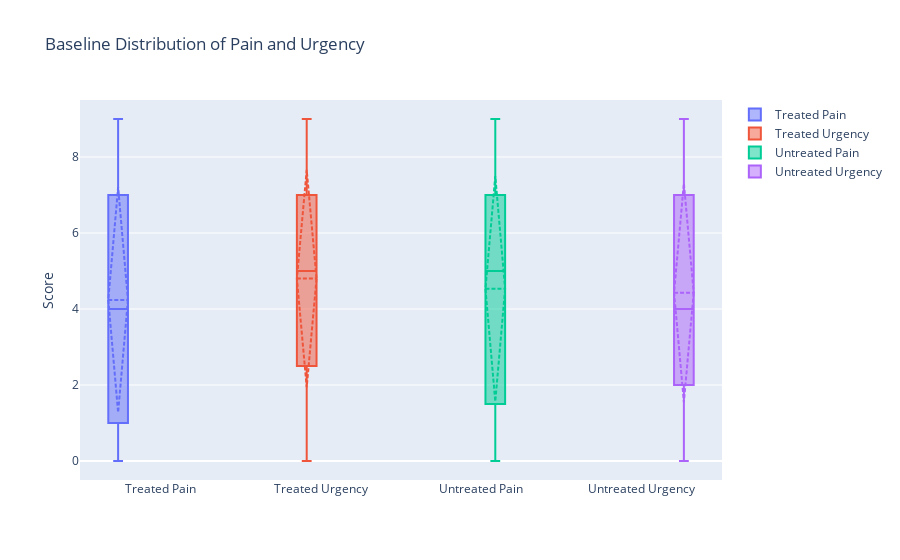
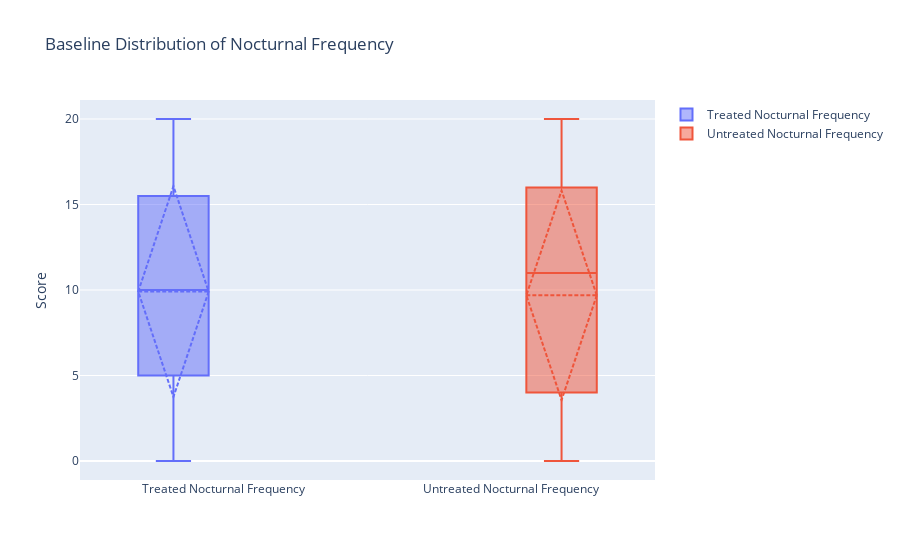

The cell these charts' notebook holds for them, in order:
### Markdown cell above
## Graphical Comparisons

$S = 100$ matched pairs. There are three variables, pain score, urgency score, and nocturnal frequency. A patient is pair to their matched not-yet-treated data.

### Code cell
import plotly.graph_objects as go
from IPython.display import display, Image

# Data is not imported from any database, but is generated with random values
# with a specific seed. This is to ensure that the data is consistent across
# all runs of the script.
from defs import patients_baseline

fig_scores = go.Figure()

for group, data in patients_baseline.groupby("group"):
    fig_scores.add_trace(
        go.Box(
            y=data["pain"],
            name=f"{group.capitalize()} Pain",
            boxmean="sd",
        )
    )

    fig_scores.add_trace(
        go.Box(
            y=data["urgency"],
            name=f"{group.capitalize()} Urgency",
            boxmean="sd",
        )
    )

fig_scores.update_layout(
    title="Baseline Distribution of Pain and Urgency",
    yaxis_title="Score",
    boxmode="group",
)

fig_scores.show()

fig_nocturnal = go.Figure()

for group, data in patients_baseline.groupby("group"):
    fig_nocturnal.add_trace(
        go.Box(
            y=data["nocturnal frequency"],
            name=f"{group.capitalize()} Nocturnal Frequency",
            boxmean="sd",
        )
    )

fig_nocturnal.update_layout(
    title="Baseline Distribution of Nocturnal Frequency",
    yaxis_title="Score",
    boxmode="group",
)

fig_nocturnal.show()

### Figure 1 — Plotly figure (JSON) as saved in the notebook; plotly's stock layout.template omitted (floating-point values rounded to 4 significant figures)
{"data": [{"boxmean": "sd", "name": "Treated Pain", "type": "box", "y": [2, 1, 3, 3, 0, 4, 1, 7, 7, 6, 2, 1, 6, 6, 1, 3, 0, 0, 3, 5, 9, 3, 7, 3, 9, 1, 5, 2, 9, 8, 0, 1, 5, 8, 7, 8, 9, 8, 4, 7, 2, 2, 9, 2, 6, 3, 2, 0, 4, 3, 4, 3, 1, 5, 9, 4, 2, 7, 1, 9, 6, 4, 8, 0, 9, 7, 0, 1, 1, 4, 6, 6, 1, 0, 0, 2, 1, 5, 7, 8, 1, 8, 7, 5, 6, 6, 1, 5, 0, 0, 3, 7, 9, 6, 1, 3, 5, 9, 9, 5]}, {"boxmean": "sd", "name": "Treated Urgency", "type": "box", "y": [7, 3, 5, 9, 2, 5, 6, 5, 7, 1, 0, 7, 4, 5, 4, 6, 0, 4, 2, 1, 9, 9, 5, 0, 1, 5, 0, 6, 8, 5, 1, 9, 8, 0, 5, 6, 4, 2, 9, 6, 3, 9, 3, 8, 4, 4, 9, 9, 8, 5, 4, 4, 6, 3, 8, 4, 1, 1, 5, 6, 2, 2, 9, 9, 6, 7, 9, 3, 5, 3, 7, 2, 9, 8, 3, 7, 1, 9, 3, 1, 1, 5, 2, 5, 8, 0, 6, 3, 2, 8, 1, 5, 6, 3, 0, 9, 3, 5, 9, 9]}, {"boxmean": "sd", "name": "Untreated Pain", "type": "box", "y": [4, 9, 2, 9, 6, 4, 9, 0, 9, 1, 1, 9, 5, 3, 5, 1, 4, 7, 4, 1, 3, 8, 0, 0, 6, 4, 9, 6, 5, 4, 0, 6, 9, 9, 4, 7, 9, 3, 5, 0, 2, 8, 2, 9, 1, 8, 3, 1, 8, 0, 5, 1, 2, 4, 7, 5, 0, 9, 1, 2, 5, 6, 1, 8, 9, 6, 7, 8, 3, 1, 5, 1, 5, 1, 6, 0, 8, 5, 6, 4, 8, 5, 8, 3, 2, 3, 0, 7, 1, 8, 7, 6, 8, 1, 4, 1, 7, 5, 5, 1]}, {"boxmean": "sd", "name": "Untreated Urgency", "type": "box", "y": [7, 3, 5, 0, 3, 8, 0, 1, 1, 6, 8, 5, 2, 8, 2, 9, 2, 3, 4, 7, 9, 4, 7, 0, 9, 4, 4, 4, 6, 3, 4, 2, 2, 0, 8, 9, 2, 2, 3, 4, 6, 2, 8, 3, 1, 6, 1, 5, 3, 3, 4, 9, 4, 1, 5, 6, 4, 0, 1, 5, 8, 0, 1, 4, 6, 8, 9, 3, 1, 7, 6, 0, 3, 2, 8, 9, 7, 7, 8, 8, 2, 2, 9, 3, 8, 0, 8, 8, 5, 0, 9, 5, 6, 6, 0, 4, 6, 7, 3, 0]}], "layout": {"boxmode": "group", "title": {"text": "Baseline Distribution of Pain and Urgency"}, "yaxis": {"title": {"text": "Score"}}}}

### Figure 2 — Plotly figure (JSON) as saved in the notebook; plotly's stock layout.template omitted (floating-point values rounded to 4 significant figures)
{"data": [{"boxmean": "sd", "name": "Treated Nocturnal Frequency", "type": "box", "y": [7, 18, 0, 16, 12, 8, 10, 5, 11, 8, 18, 13, 0, 6, 19, 5, 8, 8, 19, 11, 10, 3, 14, 2, 16, 17, 19, 10, 4, 11, 20, 4, 20, 8, 2, 16, 15, 12, 10, 4, 16, 14, 6, 18, 10, 19, 16, 6, 0, 14, 0, 20, 5, 2, 17, 12, 19, 8, 16, 18, 2, 0, 4, 9, 14, 4, 17, 18, 16, 1, 12, 12, 8, 3, 5, 13, 5, 14, 20, 19, 5, 8, 5, 15, 6, 3, 12, 1, 15, 5, 13, 12, 1, 0, 4, 11, 0, 1, 15, 8]}, {"boxmean": "sd", "name": "Untreated Nocturnal Frequency", "type": "box", "y": [8, 11, 8, 16, 16, 1, 2, 0, 9, 19, 12, 7, 0, 6, 19, 2, 19, 3, 5, 13, 11, 17, 2, 7, 11, 20, 2, 1, 11, 13, 12, 20, 16, 1, 12, 2, 12, 2, 4, 13, 14, 12, 5, 16, 19, 13, 6, 12, 0, 10, 9, 4, 2, 20, 5, 11, 1, 11, 16, 18, 17, 1, 11, 19, 1, 14, 12, 19, 16, 19, 10, 17, 18, 14, 16, 12, 8, 6, 16, 9, 4, 0, 7, 11, 5, 16, 5, 3, 17, 6, 3, 8, 0, 12, 17, 13, 6, 3, 2, 7]}], "layout": {"boxmode": "group", "title": {"text": "Baseline Distribution of Nocturnal Frequency"}, "yaxis": {"title": {"text": "Score"}}}}
